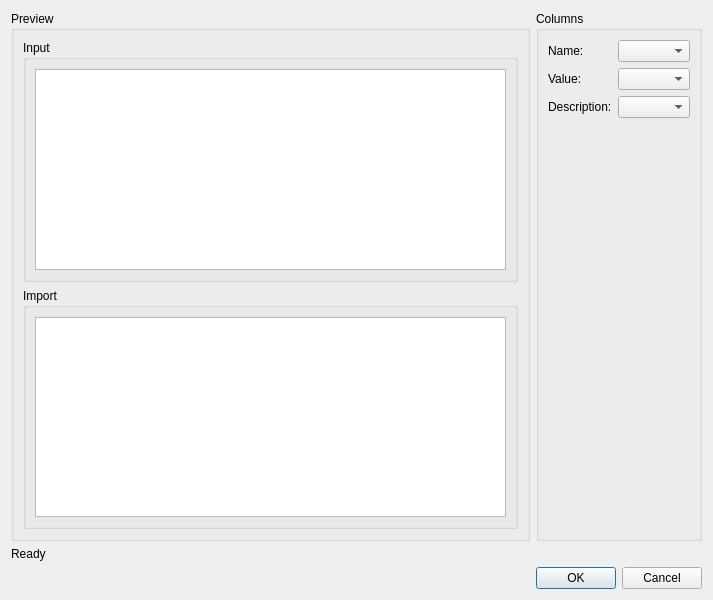
<?xml version="1.0" encoding="UTF-8"?>
<ui version="4.0">
 <class>DialogIncrementsCSVColumns</class>
 <widget class="QDialog" name="DialogIncrementsCSVColumns">
  <property name="geometry">
   <rect>
    <x>0</x>
    <y>0</y>
    <width>713</width>
    <height>600</height>
   </rect>
  </property>
  <property name="windowTitle">
   <string>Import increments</string>
  </property>
  <property name="windowIcon">
   <iconset resource="../../../libs/vmisc/share/resources/icon.qrc">
    <normaloff>:/icon/64x64/icon64x64.png</normaloff>:/icon/64x64/icon64x64.png</iconset>
  </property>
  <layout class="QVBoxLayout" name="verticalLayout_4">
   <item>
    <layout class="QHBoxLayout" name="horizontalLayout">
     <item>
      <widget class="QGroupBox" name="groupBox">
       <property name="title">
        <string>Preview</string>
       </property>
       <layout class="QVBoxLayout" name="verticalLayout_3">
        <item>
         <widget class="QGroupBox" name="groupBox_2">
          <property name="title">
           <string>Input</string>
          </property>
          <layout class="QVBoxLayout" name="verticalLayout_2">
           <item>
            <widget class="QTableWidget" name="tableWidgetInput">
             <attribute name="verticalHeaderVisible">
              <bool>false</bool>
             </attribute>
            </widget>
           </item>
          </layout>
         </widget>
        </item>
        <item>
         <widget class="QGroupBox" name="groupBox_3">
          <property name="title">
           <string>Import</string>
          </property>
          <layout class="QVBoxLayout" name="verticalLayout">
           <item>
            <widget class="QTableWidget" name="tableWidgetImport">
             <attribute name="verticalHeaderVisible">
              <bool>false</bool>
             </attribute>
            </widget>
           </item>
          </layout>
         </widget>
        </item>
       </layout>
      </widget>
     </item>
     <item>
      <widget class="QGroupBox" name="groupBox_4">
       <property name="title">
        <string>Columns</string>
       </property>
       <layout class="QFormLayout" name="formLayout">
        <property name="horizontalSpacing">
         <number>6</number>
        </property>
        <item row="0" column="0">
         <widget class="QLabel" name="labelName">
          <property name="text">
           <string notr="true">Name:</string>
          </property>
         </widget>
        </item>
        <item row="0" column="1">
         <widget class="QComboBox" name="comboBoxName"/>
        </item>
        <item row="1" column="0">
         <widget class="QLabel" name="labelValue">
          <property name="text">
           <string notr="true">Value:</string>
          </property>
         </widget>
        </item>
        <item row="1" column="1">
         <widget class="QComboBox" name="comboBoxValue"/>
        </item>
        <item row="2" column="0">
         <widget class="QLabel" name="labelDescription">
          <property name="text">
           <string>Description:</string>
          </property>
         </widget>
        </item>
        <item row="2" column="1">
         <widget class="QComboBox" name="comboBoxDescription"/>
        </item>
       </layout>
      </widget>
     </item>
    </layout>
   </item>
   <item>
    <widget class="QLabel" name="labelStatus">
     <property name="text">
      <string>Ready</string>
     </property>
    </widget>
   </item>
   <item>
    <widget class="QDialogButtonBox" name="buttonBox">
     <property name="orientation">
      <enum>Qt::Orientation::Horizontal</enum>
     </property>
     <property name="standardButtons">
      <set>QDialogButtonBox::StandardButton::Cancel|QDialogButtonBox::StandardButton::Ok</set>
     </property>
    </widget>
   </item>
  </layout>
 </widget>
 <resources>
  <include location="../../../libs/vmisc/share/resources/icon.qrc"/>
 </resources>
 <connections>
  <connection>
   <sender>buttonBox</sender>
   <signal>accepted()</signal>
   <receiver>DialogIncrementsCSVColumns</receiver>
   <slot>accept()</slot>
   <hints>
    <hint type="sourcelabel">
     <x>248</x>
     <y>254</y>
    </hint>
    <hint type="destinationlabel">
     <x>157</x>
     <y>274</y>
    </hint>
   </hints>
  </connection>
  <connection>
   <sender>buttonBox</sender>
   <signal>rejected()</signal>
   <receiver>DialogIncrementsCSVColumns</receiver>
   <slot>reject()</slot>
   <hints>
    <hint type="sourcelabel">
     <x>316</x>
     <y>260</y>
    </hint>
    <hint type="destinationlabel">
     <x>286</x>
     <y>274</y>
    </hint>
   </hints>
  </connection>
 </connections>
</ui>
